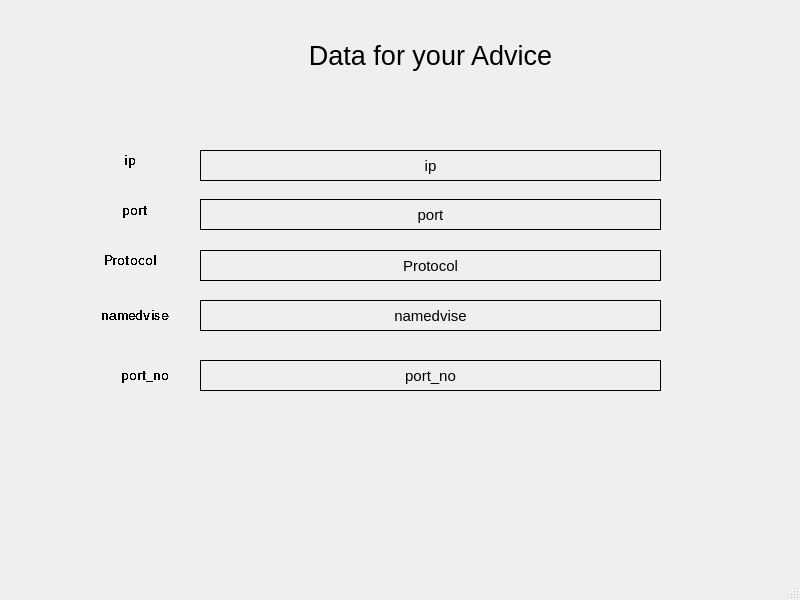
<?xml version="1.0" encoding="UTF-8"?>
<ui version="4.0">
 <class>MainWindow</class>
 <widget class="QMainWindow" name="MainWindow">
  <property name="geometry">
   <rect>
    <x>0</x>
    <y>0</y>
    <width>800</width>
    <height>600</height>
   </rect>
  </property>
  <property name="palette">
   <palette>
    <active>
     <colorrole role="Text">
      <brush brushstyle="SolidPattern">
       <color alpha="255">
        <red>0</red>
        <green>85</green>
        <blue>255</blue>
       </color>
      </brush>
     </colorrole>
     <colorrole role="ButtonText">
      <brush brushstyle="SolidPattern">
       <color alpha="255">
        <red>85</red>
        <green>255</green>
        <blue>127</blue>
       </color>
      </brush>
     </colorrole>
    </active>
    <inactive>
     <colorrole role="Text">
      <brush brushstyle="SolidPattern">
       <color alpha="255">
        <red>0</red>
        <green>85</green>
        <blue>255</blue>
       </color>
      </brush>
     </colorrole>
     <colorrole role="ButtonText">
      <brush brushstyle="SolidPattern">
       <color alpha="255">
        <red>85</red>
        <green>255</green>
        <blue>127</blue>
       </color>
      </brush>
     </colorrole>
    </inactive>
    <disabled>
     <colorrole role="Text">
      <brush brushstyle="SolidPattern">
       <color alpha="255">
        <red>120</red>
        <green>120</green>
        <blue>120</blue>
       </color>
      </brush>
     </colorrole>
     <colorrole role="ButtonText">
      <brush brushstyle="SolidPattern">
       <color alpha="255">
        <red>120</red>
        <green>120</green>
        <blue>120</blue>
       </color>
      </brush>
     </colorrole>
    </disabled>
   </palette>
  </property>
  <property name="windowTitle">
   <string>MainWindow</string>
  </property>
  <widget class="QWidget" name="centralwidget">
   <widget class="QLabel" name="label">
    <property name="geometry">
     <rect>
      <x>200</x>
      <y>150</y>
      <width>461</width>
      <height>31</height>
     </rect>
    </property>
    <property name="font">
     <font>
      <pointsize>11</pointsize>
      <weight>50</weight>
      <bold>false</bold>
     </font>
    </property>
    <property name="frameShape">
     <enum>QFrame::Box</enum>
    </property>
    <property name="text">
     <string>ip</string>
    </property>
    <property name="alignment">
     <set>Qt::AlignCenter</set>
    </property>
   </widget>
   <widget class="QLabel" name="label_2">
    <property name="geometry">
     <rect>
      <x>200</x>
      <y>199</y>
      <width>461</width>
      <height>31</height>
     </rect>
    </property>
    <property name="font">
     <font>
      <pointsize>11</pointsize>
      <weight>50</weight>
      <bold>false</bold>
     </font>
    </property>
    <property name="frameShape">
     <enum>QFrame::Box</enum>
    </property>
    <property name="text">
     <string>port</string>
    </property>
    <property name="alignment">
     <set>Qt::AlignCenter</set>
    </property>
   </widget>
   <widget class="QLabel" name="label_3">
    <property name="geometry">
     <rect>
      <x>200</x>
      <y>250</y>
      <width>461</width>
      <height>31</height>
     </rect>
    </property>
    <property name="font">
     <font>
      <pointsize>11</pointsize>
      <weight>50</weight>
      <bold>false</bold>
     </font>
    </property>
    <property name="layoutDirection">
     <enum>Qt::LeftToRight</enum>
    </property>
    <property name="frameShape">
     <enum>QFrame::Box</enum>
    </property>
    <property name="text">
     <string>Protocol</string>
    </property>
    <property name="alignment">
     <set>Qt::AlignCenter</set>
    </property>
    <property name="wordWrap">
     <bool>false</bool>
    </property>
   </widget>
   <widget class="QLabel" name="label_4">
    <property name="geometry">
     <rect>
      <x>200</x>
      <y>300</y>
      <width>461</width>
      <height>31</height>
     </rect>
    </property>
    <property name="font">
     <font>
      <pointsize>11</pointsize>
      <weight>50</weight>
      <bold>false</bold>
     </font>
    </property>
    <property name="frameShape">
     <enum>QFrame::Box</enum>
    </property>
    <property name="frameShadow">
     <enum>QFrame::Plain</enum>
    </property>
    <property name="text">
     <string>namedvise</string>
    </property>
    <property name="alignment">
     <set>Qt::AlignCenter</set>
    </property>
   </widget>
   <widget class="QLabel" name="label_5">
    <property name="geometry">
     <rect>
      <x>80</x>
      <y>150</y>
      <width>101</width>
      <height>20</height>
     </rect>
    </property>
    <property name="palette">
     <palette>
      <active>
       <colorrole role="ButtonText">
        <brush brushstyle="SolidPattern">
         <color alpha="255">
          <red>85</red>
          <green>170</green>
          <blue>255</blue>
         </color>
        </brush>
       </colorrole>
      </active>
      <inactive>
       <colorrole role="ButtonText">
        <brush brushstyle="SolidPattern">
         <color alpha="255">
          <red>85</red>
          <green>170</green>
          <blue>255</blue>
         </color>
        </brush>
       </colorrole>
      </inactive>
      <disabled>
       <colorrole role="ButtonText">
        <brush brushstyle="SolidPattern">
         <color alpha="255">
          <red>120</red>
          <green>120</green>
          <blue>120</blue>
         </color>
        </brush>
       </colorrole>
      </disabled>
     </palette>
    </property>
    <property name="font">
     <font>
      <pointsize>10</pointsize>
      <weight>75</weight>
      <bold>true</bold>
      <stylestrategy>NoAntialias</stylestrategy>
     </font>
    </property>
    <property name="text">
     <string>ip</string>
    </property>
    <property name="alignment">
     <set>Qt::AlignCenter</set>
    </property>
   </widget>
   <widget class="QLabel" name="label_6">
    <property name="geometry">
     <rect>
      <x>80</x>
      <y>300</y>
      <width>111</width>
      <height>31</height>
     </rect>
    </property>
    <property name="font">
     <font>
      <pointsize>10</pointsize>
      <weight>75</weight>
      <bold>true</bold>
      <stylestrategy>NoAntialias</stylestrategy>
     </font>
    </property>
    <property name="text">
     <string>namedvise</string>
    </property>
    <property name="alignment">
     <set>Qt::AlignCenter</set>
    </property>
   </widget>
   <widget class="QLabel" name="label_7">
    <property name="geometry">
     <rect>
      <x>70</x>
      <y>250</y>
      <width>121</width>
      <height>20</height>
     </rect>
    </property>
    <property name="font">
     <font>
      <pointsize>10</pointsize>
      <weight>75</weight>
      <bold>true</bold>
      <stylestrategy>NoAntialias</stylestrategy>
     </font>
    </property>
    <property name="text">
     <string>Protocol</string>
    </property>
    <property name="alignment">
     <set>Qt::AlignCenter</set>
    </property>
   </widget>
   <widget class="QLabel" name="label_8">
    <property name="geometry">
     <rect>
      <x>90</x>
      <y>200</y>
      <width>91</width>
      <height>21</height>
     </rect>
    </property>
    <property name="font">
     <font>
      <pointsize>10</pointsize>
      <weight>75</weight>
      <bold>true</bold>
      <stylestrategy>NoAntialias</stylestrategy>
     </font>
    </property>
    <property name="text">
     <string>port</string>
    </property>
    <property name="alignment">
     <set>Qt::AlignCenter</set>
    </property>
   </widget>
   <widget class="QLabel" name="label_9">
    <property name="geometry">
     <rect>
      <x>260</x>
      <y>30</y>
      <width>341</width>
      <height>51</height>
     </rect>
    </property>
    <property name="palette">
     <palette>
      <active>
       <colorrole role="Button">
        <brush brushstyle="SolidPattern">
         <color alpha="255">
          <red>85</red>
          <green>170</green>
          <blue>127</blue>
         </color>
        </brush>
       </colorrole>
       <colorrole role="Light">
        <brush brushstyle="SolidPattern">
         <color alpha="255">
          <red>170</red>
          <green>170</green>
          <blue>0</blue>
         </color>
        </brush>
       </colorrole>
       <colorrole role="NoRole">
        <brush brushstyle="SolidPattern">
         <color alpha="255">
          <red>97</red>
          <green>170</green>
          <blue>168</blue>
         </color>
        </brush>
       </colorrole>
      </active>
      <inactive>
       <colorrole role="Button">
        <brush brushstyle="SolidPattern">
         <color alpha="255">
          <red>85</red>
          <green>170</green>
          <blue>127</blue>
         </color>
        </brush>
       </colorrole>
       <colorrole role="Light">
        <brush brushstyle="SolidPattern">
         <color alpha="255">
          <red>170</red>
          <green>170</green>
          <blue>0</blue>
         </color>
        </brush>
       </colorrole>
       <colorrole role="NoRole">
        <brush brushstyle="SolidPattern">
         <color alpha="255">
          <red>97</red>
          <green>170</green>
          <blue>168</blue>
         </color>
        </brush>
       </colorrole>
      </inactive>
      <disabled>
       <colorrole role="Button">
        <brush brushstyle="SolidPattern">
         <color alpha="255">
          <red>85</red>
          <green>170</green>
          <blue>127</blue>
         </color>
        </brush>
       </colorrole>
       <colorrole role="Light">
        <brush brushstyle="SolidPattern">
         <color alpha="255">
          <red>170</red>
          <green>170</green>
          <blue>0</blue>
         </color>
        </brush>
       </colorrole>
       <colorrole role="NoRole">
        <brush brushstyle="SolidPattern">
         <color alpha="255">
          <red>97</red>
          <green>170</green>
          <blue>168</blue>
         </color>
        </brush>
       </colorrole>
      </disabled>
     </palette>
    </property>
    <property name="font">
     <font>
      <pointsize>20</pointsize>
      <strikeout>false</strikeout>
     </font>
    </property>
    <property name="text">
     <string>Data for your Advice</string>
    </property>
    <property name="alignment">
     <set>Qt::AlignCenter</set>
    </property>
   </widget>
   <widget class="QLabel" name="label_10">
    <property name="geometry">
     <rect>
      <x>90</x>
      <y>360</y>
      <width>111</width>
      <height>31</height>
     </rect>
    </property>
    <property name="font">
     <font>
      <pointsize>10</pointsize>
      <weight>75</weight>
      <bold>true</bold>
      <stylestrategy>NoAntialias</stylestrategy>
     </font>
    </property>
    <property name="text">
     <string>port_no</string>
    </property>
    <property name="alignment">
     <set>Qt::AlignCenter</set>
    </property>
   </widget>
   <widget class="QLabel" name="label_11">
    <property name="geometry">
     <rect>
      <x>200</x>
      <y>360</y>
      <width>461</width>
      <height>31</height>
     </rect>
    </property>
    <property name="font">
     <font>
      <pointsize>11</pointsize>
      <weight>50</weight>
      <bold>false</bold>
     </font>
    </property>
    <property name="frameShape">
     <enum>QFrame::Box</enum>
    </property>
    <property name="frameShadow">
     <enum>QFrame::Plain</enum>
    </property>
    <property name="text">
     <string>port_no</string>
    </property>
    <property name="alignment">
     <set>Qt::AlignCenter</set>
    </property>
   </widget>
  </widget>
  <widget class="QMenuBar" name="menubar">
   <property name="geometry">
    <rect>
     <x>0</x>
     <y>0</y>
     <width>800</width>
     <height>21</height>
    </rect>
   </property>
  </widget>
  <widget class="QStatusBar" name="statusbar"/>
 </widget>
 <resources/>
 <connections/>
</ui>
